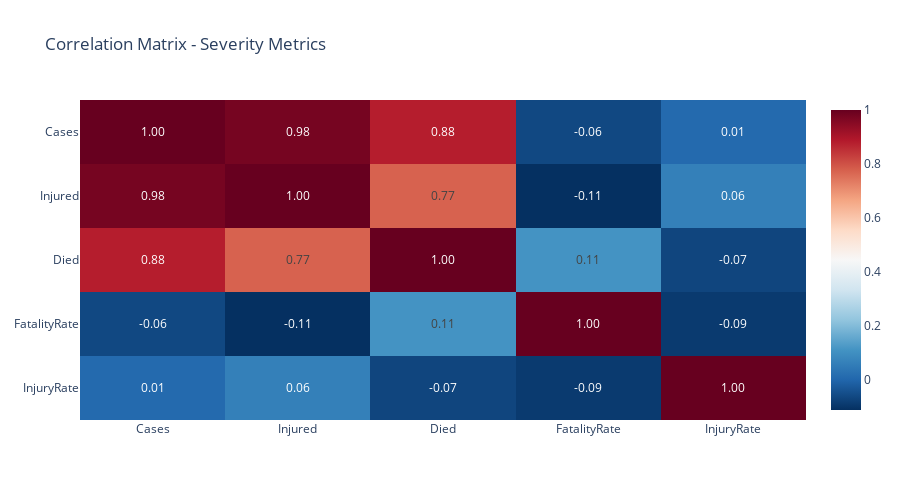

The code cell stored with this chart in its notebook:
### Code cell
# Correlation Heatmap
numeric_cols = severity_clean.select_dtypes(include=[np.number]).columns
corr_matrix = severity_clean[numeric_cols].corr()

fig = px.imshow(corr_matrix, text_auto='.2f', aspect='auto',
                title='Correlation Matrix - Severity Metrics',
                color_continuous_scale='RdBu_r')
fig.update_layout(template='plotly_white', height=500)
fig.show()

### Figure 1 — Plotly figure (JSON) as saved in the notebook; plotly's stock layout.template omitted (floating-point values rounded to 4 significant figures)
{"data": [{"coloraxis": "coloraxis", "hovertemplate": "x: %{x}<br>y: %{y}<br>color: %{z}<extra></extra>", "name": "0", "texttemplate": "%{z:.2f}", "type": "heatmap", "x": ["Cases", "Injured", "Died", "FatalityRate", "InjuryRate"], "xaxis": "x", "y": ["Cases", "Injured", "Died", "FatalityRate", "InjuryRate"], "yaxis": "y", "z": [[1.0, 0.9782, 0.8809, -0.06235, 0.008505], [0.9782, 1.0, 0.7743, -0.1115, 0.06332], [0.8809, 0.7743, 1.0, 0.1116, -0.06912], [-0.06235, -0.1115, 0.1116, 1.0, -0.09038], [0.008505, 0.06332, -0.06912, -0.09038, 1.0]]}], "layout": {"coloraxis": {"colorscale": [[0, "rgb(5,48,97)"], [0.1, "rgb(33,102,172)"], [0.2, "rgb(67,147,195)"], [0.3, "rgb(146,197,222)"], [0.4, "rgb(209,229,240)"], [0.5, "rgb(247,247,247)"], [0.6, "rgb(253,219,199)"], [0.7, "rgb(244,165,130)"], [0.8, "rgb(214,96,77)"], [0.9, "rgb(178,24,43)"], [1, "rgb(103,0,31)"]]}, "height": 500, "title": {"text": "Correlation Matrix - Severity Metrics"}, "xaxis": {"anchor": "y", "domain": [0, 1]}, "yaxis": {"anchor": "x", "autorange": "reversed", "domain": [0, 1]}}}
